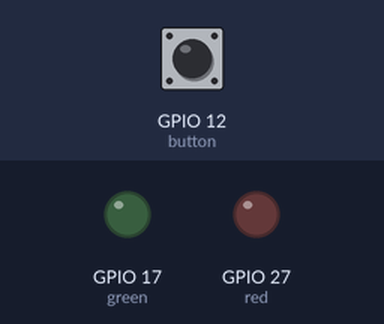
The program below on a simulated Raspberry Pi (BCM pin numbers). Shown: output pins drawn as LEDs (lit = HIGH). The test bench sets the inputs (shaded band); at power-on: GPIO 12 (button) HIGH.

Above: at 1.2 s.
1.3 s: GPIO 12 (button) pulled LOW for 3.2 s
At 2.1 s:
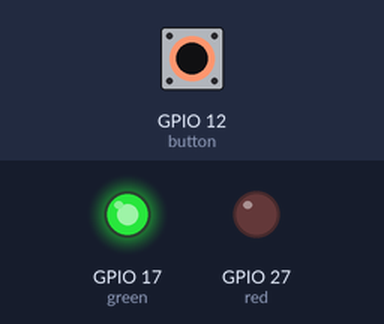
6.0 s: GPIO 12 (button) pulled LOW for 0.15 s
At 6.9 s:
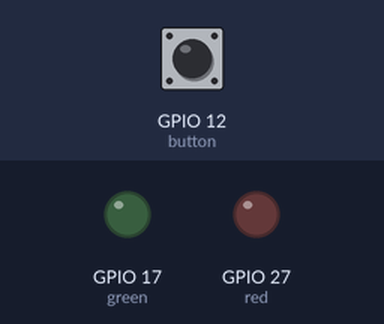
7.6 s: GPIO 12 (button) pulled LOW for 1 s
At 8.1 s:
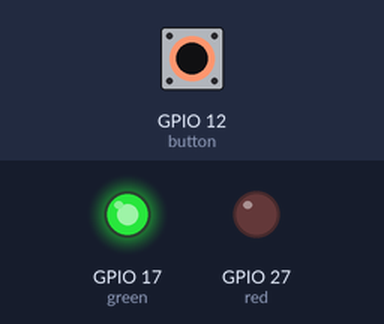
Timing chart, 0 to 10.6 s (numbered marks = the images above; inputs shaded):
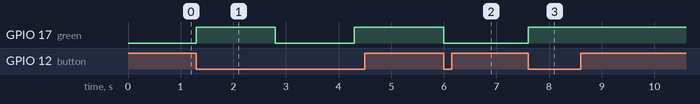

The program:

tytytyyttyyyyyty.py
```python
from gpiozero import LED, Button
from time import sleep

green = LED(17)
button = Button(12)
red = LED(27)

while True:
    #green.on()
    #sleep(1)
    #green.off()
    #
    sleep(1)
    button.wait_for_press()
    green.toggle()
    sleep(0.5)

    #red.on()
    #sleep(1)
    #red.off()
    #sleep(1)
```

Measured:
- after the input at 1.3 s, GPIO 17 (green): LOW → HIGH at once, → LOW 1.5 s later, → HIGH 1.5 s later
- after the input at 6.0 s, GPIO 17 (green): HIGH → LOW at once
- after the input at 7.6 s, GPIO 17 (green): LOW → HIGH at once
